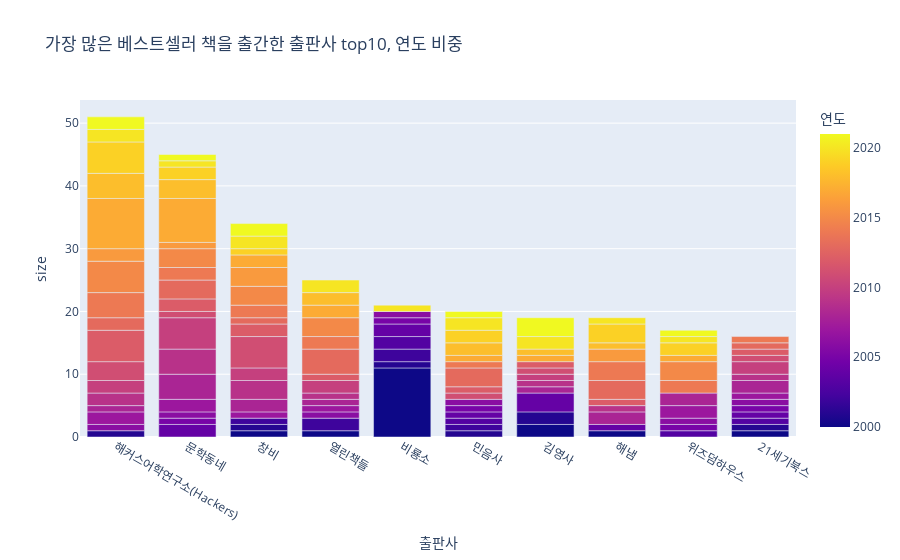
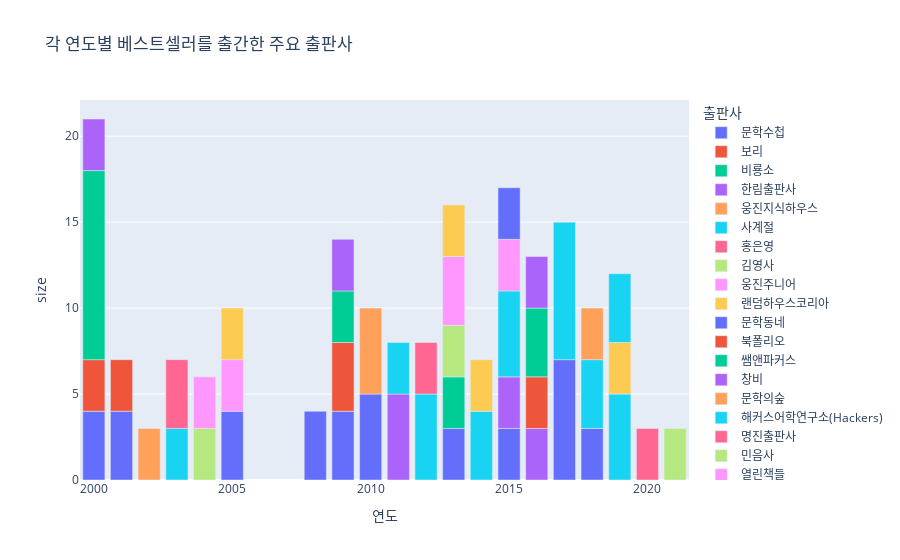

The cell these charts' notebook holds for them, in order:
### Markdown cell above
제일 처음 뜨는 그래프를 어떻게 바꾸는지 모르겠어요!... 전체 그래프 보여주고 싶지 않은데

추가적으로.. 각 장르별 색깔이 이 슬라이더에서는 잘 안되는거 같아요,,

### Code cell
df_grouped = group_by("출판사")
top_pulisher_df = extract_top(df,"출판사")

fig = px.bar(top_pulisher_df, x="출판사", y="size", color="연도", title="가장 많은 베스트셀러 책을 출간한 출판사 top10, 연도 비중")
fig.update_layout(xaxis={'categoryorder':'total descending'})
fig.show()

year_df = df_grouped.query("size > 2")
fig = px.bar(year_df, x="연도", y="size", color="출판사", title="각 연도별 베스트셀러를 출간한 주요 출판사")
fig.show()

### Figure 1 — Plotly figure (JSON) as saved in the notebook; plotly's stock layout.template omitted (floating-point values rounded to 4 significant figures; data arrays with more than 128 entries replaced by an {"elided": "..."} marker saying what was removed)
{"data": [{"alignmentgroup": "True", "hovertemplate": "출판사=%{x}<br>size=%{y}<br>연도=%{marker.color}<extra></extra>", "legendgroup": "", "marker": {"color": {"elided": "137 int values"}, "coloraxis": "coloraxis", "pattern": {"shape": ""}}, "name": "", "offsetgroup": "", "orientation": "v", "showlegend": false, "textposition": "auto", "type": "bar", "x": {"elided": "137 str values"}, "xaxis": "x", "y": {"elided": "137 int values"}, "yaxis": "y"}], "layout": {"barmode": "relative", "coloraxis": {"colorbar": {"title": {"text": "연도"}}, "colorscale": [[0, "#0d0887"], [0.1111, "#46039f"], [0.2222, "#7201a8"], [0.3333, "#9c179e"], [0.4444, "#bd3786"], [0.5556, "#d8576b"], [0.6667, "#ed7953"], [0.7778, "#fb9f3a"], [0.8889, "#fdca26"], [1, "#f0f921"]]}, "legend": {"tracegroupgap": 0}, "title": {"text": "가장 많은 베스트셀러 책을 출간한 출판사 top10, 연도 비중"}, "xaxis": {"anchor": "y", "categoryorder": "total descending", "domain": [0, 1], "title": {"text": "출판사"}}, "yaxis": {"anchor": "x", "domain": [0, 1], "title": {"text": "size"}}}}

### Figure 2 — Plotly figure (JSON) as saved in the notebook; plotly's stock layout.template omitted (floating-point values rounded to 4 significant figures)
{"data": [{"alignmentgroup": "True", "hovertemplate": "출판사=문학수첩<br>연도=%{x}<br>size=%{y}<extra></extra>", "legendgroup": "문학수첩", "marker": {"color": "#636efa", "pattern": {"shape": ""}}, "name": "문학수첩", "offsetgroup": "문학수첩", "orientation": "v", "showlegend": true, "textposition": "auto", "type": "bar", "x": [2000, 2001, 2005], "xaxis": "x", "y": [4, 4, 4], "yaxis": "y"}, {"alignmentgroup": "True", "hovertemplate": "출판사=보리<br>연도=%{x}<br>size=%{y}<extra></extra>", "legendgroup": "보리", "marker": {"color": "#EF553B", "pattern": {"shape": ""}}, "name": "보리", "offsetgroup": "보리", "orientation": "v", "showlegend": true, "textposition": "auto", "type": "bar", "x": [2000, 2001], "xaxis": "x", "y": [3, 3], "yaxis": "y"}, {"alignmentgroup": "True", "hovertemplate": "출판사=비룡소<br>연도=%{x}<br>size=%{y}<extra></extra>", "legendgroup": "비룡소", "marker": {"color": "#00cc96", "pattern": {"shape": ""}}, "name": "비룡소", "offsetgroup": "비룡소", "orientation": "v", "showlegend": true, "textposition": "auto", "type": "bar", "x": [2000], "xaxis": "x", "y": [11], "yaxis": "y"}, {"alignmentgroup": "True", "hovertemplate": "출판사=한림출판사<br>연도=%{x}<br>size=%{y}<extra></extra>", "legendgroup": "한림출판사", "marker": {"color": "#ab63fa", "pattern": {"shape": ""}}, "name": "한림출판사", "offsetgroup": "한림출판사", "orientation": "v", "showlegend": true, "textposition": "auto", "type": "bar", "x": [2000], "xaxis": "x", "y": [3], "yaxis": "y"}, {"alignmentgroup": "True", "hovertemplate": "출판사=웅진지식하우스<br>연도=%{x}<br>size=%{y}<extra></extra>", "legendgroup": "웅진지식하우스", "marker": {"color": "#FFA15A", "pattern": {"shape": ""}}, "name": "웅진지식하우스", "offsetgroup": "웅진지식하우스", "orientation": "v", "showlegend": true, "textposition": "auto", "type": "bar", "x": [2002], "xaxis": "x", "y": [3], "yaxis": "y"}, {"alignmentgroup": "True", "hovertemplate": "출판사=사계절<br>연도=%{x}<br>size=%{y}<extra></extra>", "legendgroup": "사계절", "marker": {"color": "#19d3f3", "pattern": {"shape": ""}}, "name": "사계절", "offsetgroup": "사계절", "orientation": "v", "showlegend": true, "textposition": "auto", "type": "bar", "x": [2003], "xaxis": "x", "y": [3], "yaxis": "y"}, {"alignmentgroup": "True", "hovertemplate": "출판사=홍은영<br>연도=%{x}<br>size=%{y}<extra></extra>", "legendgroup": "홍은영", "marker": {"color": "#FF6692", "pattern": {"shape": ""}}, "name": "홍은영", "offsetgroup": "홍은영", "orientation": "v", "showlegend": true, "textposition": "auto", "type": "bar", "x": [2003], "xaxis": "x", "y": [4], "yaxis": "y"}, {"alignmentgroup": "True", "hovertemplate": "출판사=김영사<br>연도=%{x}<br>size=%{y}<extra></extra>", "legendgroup": "김영사", "marker": {"color": "#B6E880", "pattern": {"shape": ""}}, "name": "김영사", "offsetgroup": "김영사", "orientation": "v", "showlegend": true, "textposition": "auto", "type": "bar", "x": [2004, 2021], "xaxis": "x", "y": [3, 3], "yaxis": "y"}, {"alignmentgroup": "True", "hovertemplate": "출판사=웅진주니어<br>연도=%{x}<br>size=%{y}<extra></extra>", "legendgroup": "웅진주니어", "marker": {"color": "#FF97FF", "pattern": {"shape": ""}}, "name": "웅진주니어", "offsetgroup": "웅진주니어", "orientation": "v", "showlegend": true, "textposition": "auto", "type": "bar", "x": [2004, 2005], "xaxis": "x", "y": [3, 3], "yaxis": "y"}, {"alignmentgroup": "True", "hovertemplate": "출판사=랜덤하우스코리아<br>연도=%{x}<br>size=%{y}<extra></extra>", "legendgroup": "랜덤하우스코리아", "marker": {"color": "#FECB52", "pattern": {"shape": ""}}, "name": "랜덤하우스코리아", "offsetgroup": "랜덤하우스코리아", "orientation": "v", "showlegend": true, "textposition": "auto", "type": "bar", "x": [2005], "xaxis": "x", "y": [3], "yaxis": "y"}, {"alignmentgroup": "True", "hovertemplate": "출판사=문학동네<br>연도=%{x}<br>size=%{y}<extra></extra>", "legendgroup": "문학동네", "marker": {"color": "#636efa", "pattern": {"shape": ""}}, "name": "문학동네", "offsetgroup": "문학동네", "orientation": "v", "showlegend": true, "textposition": "auto", "type": "bar", "x": [2008, 2009, 2010, 2013, 2015, 2017, 2018], "xaxis": "x", "y": [4, 4, 5, 3, 3, 7, 3], "yaxis": "y"}, {"alignmentgroup": "True", "hovertemplate": "출판사=북폴리오<br>연도=%{x}<br>size=%{y}<extra></extra>", "legendgroup": "북폴리오", "marker": {"color": "#EF553B", "pattern": {"shape": ""}}, "name": "북폴리오", "offsetgroup": "북폴리오", "orientation": "v", "showlegend": true, "textposition": "auto", "type": "bar", "x": [2009], "xaxis": "x", "y": [4], "yaxis": "y"}, {"alignmentgroup": "True", "hovertemplate": "출판사=쌤앤파커스<br>연도=%{x}<br>size=%{y}<extra></extra>", "legendgroup": "쌤앤파커스", "marker": {"color": "#00cc96", "pattern": {"shape": ""}}, "name": "쌤앤파커스", "offsetgroup": "쌤앤파커스", "orientation": "v", "showlegend": true, "textposition": "auto", "type": "bar", "x": [2009, 2013], "xaxis": "x", "y": [3, 3], "yaxis": "y"}, {"alignmentgroup": "True", "hovertemplate": "출판사=창비<br>연도=%{x}<br>size=%{y}<extra></extra>", "legendgroup": "창비", "marker": {"color": "#ab63fa", "pattern": {"shape": ""}}, "name": "창비", "offsetgroup": "창비", "orientation": "v", "showlegend": true, "textposition": "auto", "type": "bar", "x": [2009, 2011, 2015, 2016], "xaxis": "x", "y": [3, 5, 3, 3], "yaxis": "y"}, {"alignmentgroup": "True", "hovertemplate": "출판사=문학의숲<br>연도=%{x}<br>size=%{y}<extra></extra>", "legendgroup": "문학의숲", "marker": {"color": "#FFA15A", "pattern": {"shape": ""}}, "name": "문학의숲", "offsetgroup": "문학의숲", "orientation": "v", "showlegend": true, "textposition": "auto", "type": "bar", "x": [2010], "xaxis": "x", "y": [5], "yaxis": "y"}, {"alignmentgroup": "True", "hovertemplate": "출판사=해커스어학연구소(Hackers)<br>연도=%{x}<br>size=%{y}<extra></extra>", "legendgroup": "해커스어학연구소(Hackers)", "marker": {"color": "#19d3f3", "pattern": {"shape": ""}}, "name": "해커스어학연구소(Hackers)", "offsetgroup": "해커스어학연구소(Hackers)", "orientation": "v", "showlegend": true, "textposition": "auto", "type": "bar", "x": [2011, 2012, 2014, 2015, 2017, 2018, 2019], "xaxis": "x", "y": [3, 5, 4, 5, 8, 4, 5], "yaxis": "y"}, {"alignmentgroup": "True", "hovertemplate": "출판사=명진출판사<br>연도=%{x}<br>size=%{y}<extra></extra>", "legendgroup": "명진출판사", "marker": {"color": "#FF6692", "pattern": {"shape": ""}}, "name": "명진출판사", "offsetgroup": "명진출판사", "orientation": "v", "showlegend": true, "textposition": "auto", "type": "bar", "x": [2012], "xaxis": "x", "y": [3], "yaxis": "y"}, {"alignmentgroup": "True", "hovertemplate": "출판사=민음사<br>연도=%{x}<br>size=%{y}<extra></extra>", "legendgroup": "민음사", "marker": {"color": "#B6E880", "pattern": {"shape": ""}}, "name": "민음사", "offsetgroup": "민음사", "orientation": "v", "showlegend": true, "textposition": "auto", "type": "bar", "x": [2013], "xaxis": "x", "y": [3], "yaxis": "y"}, {"alignmentgroup": "True", "hovertemplate": "출판사=열린책들<br>연도=%{x}<br>size=%{y}<extra></extra>", "legendgroup": "열린책들", "marker": {"color": "#FF97FF", "pattern": {"shape": ""}}, "name": "열린책들", "offsetgroup": "열린책들", "orientation": "v", "showlegend": true, "textposition": "auto", "type": "bar", "x": [2013, 2015], "xaxis": "x", "y": [4, 3], "yaxis": "y"}, {"alignmentgroup": "True", "hovertemplate": "출판사=해냄<br>연도=%{x}<br>size=%{y}<extra></extra>", "legendgroup": "해냄", "marker": {"color": "#FECB52", "pattern": {"shape": ""}}, "name": "해냄", "offsetgroup": "해냄", "orientation": "v", "showlegend": true, "textposition": "auto", "type": "bar", "x": [2013, 2014, 2019], "xaxis": "x", "y": [3, 3, 3], "yaxis": "y"}, {"alignmentgroup": "True", "hovertemplate": "출판사=위즈덤하우스<br>연도=%{x}<br>size=%{y}<extra></extra>", "legendgroup": "위즈덤하우스", "marker": {"color": "#636efa", "pattern": {"shape": ""}}, "name": "위즈덤하우스", "offsetgroup": "위즈덤하우스", "orientation": "v", "showlegend": true, "textposition": "auto", "type": "bar", "x": [2015], "xaxis": "x", "y": [3], "yaxis": "y"}, {"alignmentgroup": "True", "hovertemplate": "출판사=소와다리<br>연도=%{x}<br>size=%{y}<extra></extra>", "legendgroup": "소와다리", "marker": {"color": "#EF553B", "pattern": {"shape": ""}}, "name": "소와다리", "offsetgroup": "소와다리", "orientation": "v", "showlegend": true, "textposition": "auto", "type": "bar", "x": [2016], "xaxis": "x", "y": [3], "yaxis": "y"}, {"alignmentgroup": "True", "hovertemplate": "출판사=와이비엠<br>연도=%{x}<br>size=%{y}<extra></extra>", "legendgroup": "와이비엠", "marker": {"color": "#00cc96", "pattern": {"shape": ""}}, "name": "와이비엠", "offsetgroup": "와이비엠", "orientation": "v", "showlegend": true, "textposition": "auto", "type": "bar", "x": [2016], "xaxis": "x", "y": [4], "yaxis": "y"}, {"alignmentgroup": "True", "hovertemplate": "출판사=현대문학<br>연도=%{x}<br>size=%{y}<extra></extra>", "legendgroup": "현대문학", "marker": {"color": "#ab63fa", "pattern": {"shape": ""}}, "name": "현대문학", "offsetgroup": "현대문학", "orientation": "v", "showlegend": true, "textposition": "auto", "type": "bar", "x": [2016], "xaxis": "x", "y": [3], "yaxis": "y"}, {"alignmentgroup": "True", "hovertemplate": "출판사=흐름출판<br>연도=%{x}<br>size=%{y}<extra></extra>", "legendgroup": "흐름출판", "marker": {"color": "#FFA15A", "pattern": {"shape": ""}}, "name": "흐름출판", "offsetgroup": "흐름출판", "orientation": "v", "showlegend": true, "textposition": "auto", "type": "bar", "x": [2018], "xaxis": "x", "y": [3], "yaxis": "y"}, {"alignmentgroup": "True", "hovertemplate": "출판사=정현희<br>연도=%{x}<br>size=%{y}<extra></extra>", "legendgroup": "정현희", "marker": {"color": "#19d3f3", "pattern": {"shape": ""}}, "name": "정현희", "offsetgroup": "정현희", "orientation": "v", "showlegend": true, "textposition": "auto", "type": "bar", "x": [2019], "xaxis": "x", "y": [4], "yaxis": "y"}, {"alignmentgroup": "True", "hovertemplate": "출판사=유난희<br>연도=%{x}<br>size=%{y}<extra></extra>", "legendgroup": "유난희", "marker": {"color": "#FF6692", "pattern": {"shape": ""}}, "name": "유난희", "offsetgroup": "유난희", "orientation": "v", "showlegend": true, "textposition": "auto", "type": "bar", "x": [2020], "xaxis": "x", "y": [3], "yaxis": "y"}], "layout": {"barmode": "relative", "legend": {"title": {"text": "출판사"}, "tracegroupgap": 0}, "title": {"text": "각 연도별 베스트셀러를 출간한 주요 출판사"}, "xaxis": {"anchor": "y", "domain": [0, 1], "title": {"text": "연도"}}, "yaxis": {"anchor": "x", "domain": [0, 1], "title": {"text": "size"}}}}
